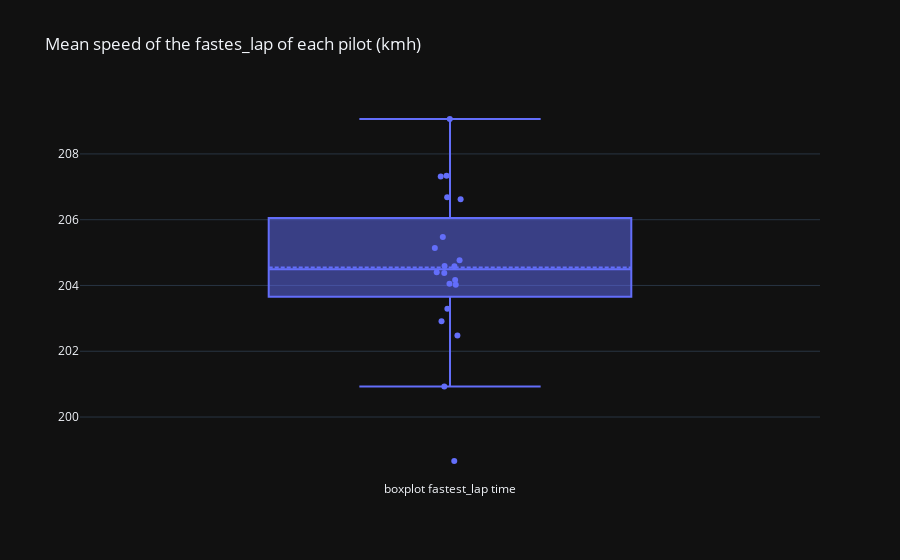

Write notebook code for a chart like this one.
### Code cell
fig = go.Figure(layout=go.Layout(title="Mean speed of the fastes_lap of each pilot (kmh)", template="plotly_dark"))
fig.add_trace(go.Box(y=last_gp["avg_speed"], name="boxplot fastest_lap time", boxpoints="all", jitter=0.1, pointpos=0, boxmean=True, text=last_gp["pilot"]))

### Figure 1 — Plotly figure (JSON) as saved in the notebook; plotly's stock layout.template omitted (floating-point values rounded to 4 significant figures)
{"data": [{"boxmean": true, "boxpoints": "all", "jitter": 0.1, "name": "boxplot fastest_lap time", "pointpos": 0, "text": ["per", "ver", "lec", "alo", "sai", "ham", "str", "rus", "nor", "tsu", "pia", "alb", "mag", "gas", "oco", "sar", "hul", "bot", "zho", "dev"], "type": "box", "y": [206.6, 207.3, 206.7, 207.3, 205.5, 205.1, 204.6, 209.1, 204.4, 204.4, 204.6, 204.0, 204.2, 204.8, 204.1, 202.9, 202.5, 203.3, 200.9, 198.7]}], "layout": {"title": {"text": "Mean speed of the fastes_lap of each pilot (kmh)"}}}
